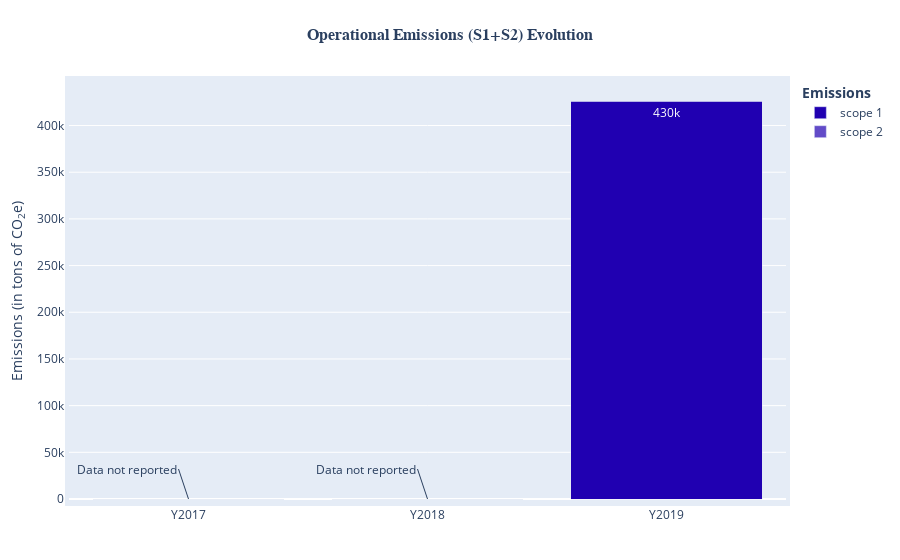

Notebook code cell kept with this figure:
### Code cell
offline.iplot(fig, config = config)

### Figure 1 — Plotly figure (JSON) as saved in the notebook; plotly's stock layout.template omitted (floating-point values rounded to 4 significant figures)
{"data": [{"hovertemplate": "<b>Scope:</b> 1 (direct)<br><b>Year:</b> %{x}<br><b>Emissions:</b> %{y}", "marker": {"color": "#2000b1"}, "name": "scope 1", "text": ["", "", "426160.0"], "textposition": "auto", "texttemplate": ["", "", "%{text:.2s}"], "type": "bar", "x": ["Y2017", "Y2018", "Y2019"], "y": [0, 0, 426160]}, {"hovertemplate": "<b>Scope:</b> 2 (indirect)<br><b>Year:</b> %{x}<br><b>Emissions:</b> %{y}", "marker": {"color": "#2000b1"}, "name": "scope 2", "opacity": 0.7, "text": ["", "", ""], "textposition": "auto", "texttemplate": ["", "", ""], "type": "bar", "x": ["Y2017", "Y2018", "Y2019"], "y": [0, 0, 0]}], "layout": {"annotations": [{"text": "Data not reported", "x": "Y2017", "xanchor": "right", "y": 0}, {"text": "Data not reported", "x": "Y2018", "xanchor": "right", "y": 0}], "autosize": false, "barmode": "stack", "legend": {"orientation": "v", "title": {"text": "<b>Emissions</b>"}, "traceorder": "normal"}, "margin": {"b": 50, "l": 50, "pad": 4, "r": 50, "t": 80}, "title": {"font": {"family": "Arial", "size": 16}, "text": "<b>Operational Emissions (S1+S2) Evolution</b><br>", "x": 0.5}, "xaxis": {"title": {"text": ""}, "type": "category"}, "yaxis": {"title": {"text": "Emissions (in tons of CO<sub>2</sub>e)"}}}}
